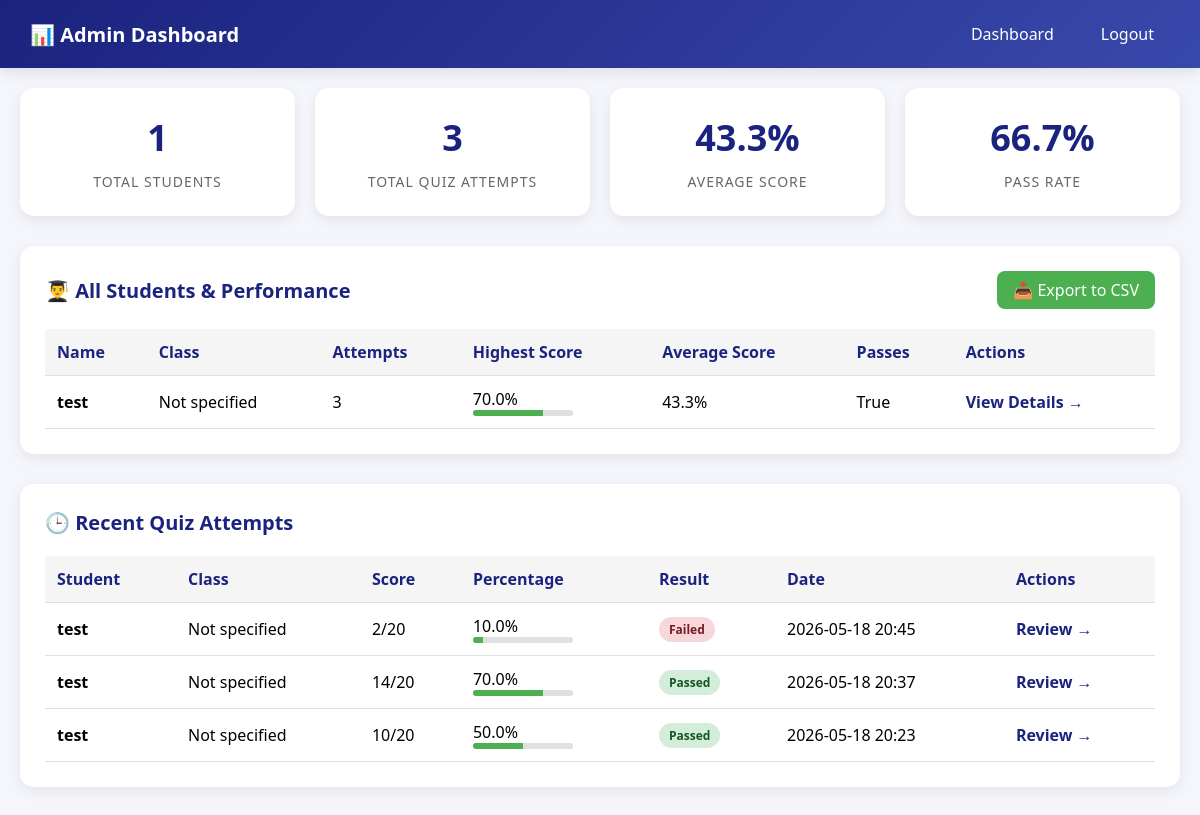
The app's page /admin/dashboard (signed in) with its own data.
### models.py (models this page shows)
class Student(db.Model):
    __tablename__ = "students"
    id         = db.Column(db.Integer, primary_key=True)
    name       = db.Column(db.String(100), nullable=False)
    class_name = db.Column(db.String(50))
    created_at = db.Column(db.DateTime, default=datetime.utcnow)
    attempts   = db.relationship("Attempt", backref="student")

class Attempt(db.Model):
    __tablename__ = "attempts"
    id          = db.Column(db.Integer, primary_key=True)
    student_id  = db.Column(db.Integer, db.ForeignKey("students.id"))
    score       = db.Column(db.Integer, default=0)
    total       = db.Column(db.Integer)
    percentage  = db.Column(db.Float)
    passed      = db.Column(db.Boolean, default=False)
    started_at  = db.Column(db.DateTime, default=datetime.utcnow)
    finished_at = db.Column(db.DateTime)
    details     = db.relationship("AttemptDetail", backref="attempt")

### app.py (the view)
@app.route("/admin/dashboard")
def admin_dashboard():
    if "admin_id" not in session:
        return redirect(url_for("admin_login"))
    students = db.session.query(
        Student.id,
        Student.name,
        Student.class_name,
        db.func.count(Attempt.id).label("total_attempts"),
        db.func.max(Attempt.percentage).label("highest_score"),
        db.func.avg(Attempt.percentage).label("average_score"),
        db.func.sum(Attempt.passed).label("passed_count")
    ).outerjoin(Attempt).group_by(Student.id).order_by(Student.name).all()
    recent_attempts = db.session.query(
        Attempt.id,
        Attempt.score,
        Attempt.percentage,
        Attempt.passed,
        Attempt.finished_at,
        Student.name,
        Student.class_name
    ).join(Student).order_by(Attempt.finished_at.desc()).limit(20).all()
    total_students = db.session.query(db.func.count(Student.id)).scalar() or 0
    total_attempts = db.session.query(db.func.count(Attempt.id)).scalar() or 0
    avg_score = db.session.query(db.func.avg(Attempt.percentage)).scalar() or 0
    pass_rate_query = db.session.query(
        (db.func.sum(Attempt.passed).cast(db.Float) / db.func.count(Attempt.id) * 100)
    ).scalar()
    pass_rate = pass_rate_query if pass_rate_query else 0
    stats = {
        "total_students": total_students,
        "total_attempts": total_attempts,
        "avg_score": avg_score,
        "pass_rate": pass_rate
    }
    return render_template(
        "admin_dashboard.html",
        students=students,
        recent_attempts=recent_attempts,
        stats=stats
    )

### templates/admin_dashboard.html (shortened to what this page needs)
<!DOCTYPE html>
<html lang="en">
<head>
</head>
<body>
    <div class="navbar">
        <h2>📊 Admin Dashboard</h2>
        <div class="nav-links">
            <a href="{{ url_for('admin_dashboard') }}">Dashboard</a>
            <a href="{{ url_for('admin_logout') }}">Logout</a>
        </div>
    </div>
    <div class="container">
        <div class="stats-grid">
            <div class="stat-card">
                <div class="stat-value">{{ stats.total_students }}</div>
                <div class="stat-label">Total Students</div>
            </div>
            <div class="stat-card">
                <div class="stat-value">{{ stats.total_attempts }}</div>
                <div class="stat-label">Total Quiz Attempts</div>
            </div>
            <div class="stat-card">
                <div class="stat-value">{{ "%.1f"|format(stats.avg_score) }}%</div>
                <div class="stat-label">Average Score</div>
            </div>
            <div class="stat-card">
                <div class="stat-value">{{ "%.1f"|format(stats.pass_rate) }}%</div>
                <div class="stat-label">Pass Rate</div>
            </div>
        </div>
        <div class="section">
            <div class="section-header">
                <h3>👨‍🎓 All Students & Performance</h3>
                <a href="{{ url_for('admin_export_results') }}" class="export-btn">📥 Export to CSV</a>
            </div>
            <div class="table-wrapper">
                <table>
                    <thead>
                        <tr>
                            <th>Name</th>
                            <th>Class</th>
                            <th>Attempts</th>
                            <th>Highest Score</th>
                            <th>Average Score</th>
                            <th>Passes</th>
                            <th>Actions</th>
                        </tr>
                    </thead>
                    <tbody>
                        {% for student in students %}
                        <tr>
                            <td><strong>{{ student.name }}</strong></td>
                            <td>{{ student.class_name or 'Not specified' }}</td>
                            <td>{{ student.total_attempts }}</td>
                            <td>
                                {% if student.highest_score %}
                                    {{ "%.1f"|format(student.highest_score) }}%
                                    <div class="progress-bar">
                                        <div class="progress-fill" style="width: {{ student.highest_score }}%"></div>
                                    </div>
                                {% else %}
                                    No attempts
                                {% endif %}
                            </td>
                            <td>{{ "%.1f"|format(student.average_score or 0) }}%</td>
                            <td>{{ student.passed_count or 0 }}</td>
                            <td>
                                <a href="{{ url_for('admin_student_detail', student_id=student.id) }}" class="view-link">View Details →</a>
                            </td>
                        </tr>
                        {% endfor %}
                    </tbody>
                </table>
            </div>
        </div>
        <div class="section">
            <div class="section-header">
                <h3>🕒 Recent Quiz Attempts</h3>
            </div>
            <div class="table-wrapper">
                <table>
                    <thead>
                        <tr>
                            <th>Student</th>
                            <th>Class</th>
                            <th>Score</th>
                            <th>Percentage</th>
                            <th>Result</th>
                            <th>Date</th>
                            <th>Actions</th>
                        </tr>
                    </thead>
                    <tbody>
                        {% for attempt in recent_attempts %}
                        <tr>
                            <td><strong>{{ attempt.name }}</strong></td>
                            <td>{{ attempt.class_name or 'Not specified' }}</td>
                            <td>{{ attempt.score }}/20</td>
                            <td>
                                {{ attempt.percentage }}%
                                <div class="progress-bar">
                                    <div class="progress-fill" style="width: {{ attempt.percentage }}%"></div>
                                </div>
                            </td>
                            <td>
                                <span class="badge {{ 'badge-pass' if attempt.passed else 'badge-fail' }}">
                                    {{ 'Passed' if attempt.passed else 'Failed' }}
                                </span>
                            </td>
                            <td>{{ attempt.finished_at.strftime('%Y-%m-%d %H:%M') }}</td>
                            <td>
                                <a href="{{ url_for('admin_attempt_detail', attempt_id=attempt.id) }}" class="view-link">Review →</a>
                            </td>
                        </tr>
                        {% endfor %}
                    </tbody>
                </table>
            </div>
        </div>
    </div>
</body>
</html>

### templates/admin_dashboard.html (style rules this page uses)
* { margin: 0; padding: 0; box-sizing: border-box; }
body { font-family: 'Segoe UI', Tahoma, Geneva, Verdana, sans-serif; background: #f4f6fc; }
.navbar { background: linear-gradient(135deg, #1a237e 0%, #3949ab 100%); padding: 15px 30px; display: flex; justify-content: space-between; align-items: center; flex-wrap: wrap; gap: 15px; box-shadow: 0 4px 14px rgba(0,0,0,0.1); }
.navbar h2 { color: white; font-size: 20px; }
.nav-links { display: flex; gap: 15px; }
.nav-links a { color: white; text-decoration: none; padding: 8px 16px; border-radius: 8px; transition: background 0.2s; }
.container { max-width: 1400px; margin: 0 auto; padding: 20px; }
.stats-grid { display: grid; grid-template-columns: repeat(auto-fit, minmax(250px, 1fr)); gap: 20px; margin-bottom: 30px; }
.stat-card { background: white; padding: 25px; border-radius: 14px; box-shadow: 0 4px 14px rgba(0,0,0,0.08); text-align: center; transition: transform 0.2s; }
.stat-value { font-size: 36px; font-weight: bold; color: #1a237e; margin-bottom: 10px; }
.stat-label { color: #666; font-size: 14px; text-transform: uppercase; letter-spacing: 1px; }
.section { background: white; border-radius: 14px; padding: 25px; margin-bottom: 30px; box-shadow: 0 4px 14px rgba(0,0,0,0.08); }
.section-header { display: flex; justify-content: space-between; align-items: center; margin-bottom: 20px; flex-wrap: wrap; gap: 15px; }
.section-header h3 { color: #1a237e; font-size: 20px; }
.export-btn { background: #4CAF50; color: white; padding: 8px 16px; border: none; border-radius: 8px; cursor: pointer; text-decoration: none; display: inline-block; }
.table-wrapper { overflow-x: auto; }
table { width: 100%; border-collapse: collapse; }
th, td { padding: 12px; text-align: left; border-bottom: 1px solid #e0e0e0; }
th { background: #f5f5f5; color: #1a237e; font-weight: 600; }
.badge { padding: 4px 10px; border-radius: 20px; font-size: 12px; font-weight: 600; display: inline-block; }
.badge-pass { background: #d4edda; color: #155724; }
.badge-fail { background: #f8d7da; color: #721c24; }
.view-link { color: #1a237e; text-decoration: none; font-weight: 600; }
.progress-bar { width: 100px; height: 6px; background: #e0e0e0; border-radius: 3px; overflow: hidden; }
.progress-fill { height: 100%; background: #4CAF50; transition: width 0.3s; }

### records on screen
Student: name "test", class_name "Not specified", total_attempts "3", highest_score "70.0", average_score "43.3", passed_count "True"
Attempt: name "test", class_name "Not specified", score "2", percentage "10.0", passed "Failed", finished_at "2026-05-18 20:45"
Attempt: name "test", class_name "Not specified", score "14", percentage "70.0", passed "Passed", finished_at "2026-05-18 20:37"
Attempt: name "test", class_name "Not specified", score "10", percentage "50.0", passed "Passed", finished_at "2026-05-18 20:23"

### other values on screen
{{ stats.total_students }} "1"
{{ stats.total_attempts }} "3"
{{ "%.1f"|format(stats.avg_score) }} "43.3"
{{ "%.1f"|format(stats.pass_rate) }} "66.7"
